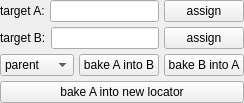
              <widget class="QWidget" name="arb_sub_simpleBake_tab">
               <attribute name="title">
                <string>simpleBake</string>
               </attribute>
               <layout class="QVBoxLayout" name="verticalLayout_6">
                <property name="spacing">
                 <number>5</number>
                </property>
                <property name="leftMargin">
                 <number>0</number>
                </property>
                <property name="topMargin">
                 <number>0</number>
                </property>
                <property name="rightMargin">
                 <number>0</number>
                </property>
                <property name="bottomMargin">
                 <number>0</number>
                </property>
                <item>
                 <layout class="QHBoxLayout" name="horizontalLayout_13">
                  <item>
                   <widget class="QLabel" name="arb_simpleBakeALabel">
                    <property name="minimumSize">
                     <size>
                      <width>45</width>
                      <height>0</height>
                     </size>
                    </property>
                    <property name="text">
                     <string>target A:</string>
                    </property>
                   </widget>
                  </item>
                  <item>
                   <widget class="QLineEdit" name="arb_simpleBakeAEdit">
                    <property name="dragEnabled">
                     <bool>true</bool>
                    </property>
                   </widget>
                  </item>
                  <item>
                   <widget class="QPushButton" name="arb_simpleBakeAAssignButton">
                    <property name="text">
                     <string>assign</string>
                    </property>
                   </widget>
                  </item>
                 </layout>
                </item>
                <item>
                 <layout class="QHBoxLayout" name="horizontalLayout_19">
                  <item>
                   <widget class="QLabel" name="arb_simpleBakeBLabel">
                    <property name="minimumSize">
                     <size>
                      <width>45</width>
                      <height>0</height>
                     </size>
                    </property>
                    <property name="text">
                     <string>target B:</string>
                    </property>
                   </widget>
                  </item>
                  <item>
                   <widget class="QLineEdit" name="arb_simpleBakeBEdit">
                    <property name="dragEnabled">
                     <bool>true</bool>
                    </property>
                   </widget>
                  </item>
                  <item>
                   <widget class="QPushButton" name="arb_simpleBakeBAssignButton">
                    <property name="text">
                     <string>assign</string>
                    </property>
                   </widget>
                  </item>
                 </layout>
                </item>
                <item>
                 <layout class="QHBoxLayout" name="horizontalLayout_15">
                  <item>
                   <widget class="QComboBox" name="arb_simpleBakeTypeComboBox">
                    <property name="currentText">
                     <string>parent</string>
                    </property>
                    <property name="currentIndex">
                     <number>1</number>
                    </property>
                    <property name="maxVisibleItems">
                     <number>4</number>
                    </property>
                    <item>
                     <property name="text">
                      <string>all</string>
                     </property>
                    </item>
                    <item>
                     <property name="text">
                      <string>parent</string>
                     </property>
                    </item>
                    <item>
                     <property name="text">
                      <string>point</string>
                     </property>
                    </item>
                    <item>
                     <property name="text">
                      <string>orient</string>
                     </property>
                    </item>
                   </widget>
                  </item>
                  <item>
                   <widget class="QPushButton" name="arb_simpleBakeAToBButton">
                    <property name="text">
                     <string>bake A into B</string>
                    </property>
                   </widget>
                  </item>
                  <item>
                   <widget class="QPushButton" name="arb_simpleBakeBToAButton">
                    <property name="text">
                     <string>bake B into A</string>
                    </property>
                   </widget>
                  </item>
                 </layout>
                </item>
                <item>
                 <widget class="QPushButton" name="arb_simpleBakeToLocButton">
                  <property name="text">
                   <string>bake A into new locator</string>
                  </property>
                 </widget>
                </item>
               </layout>
              </widget>
